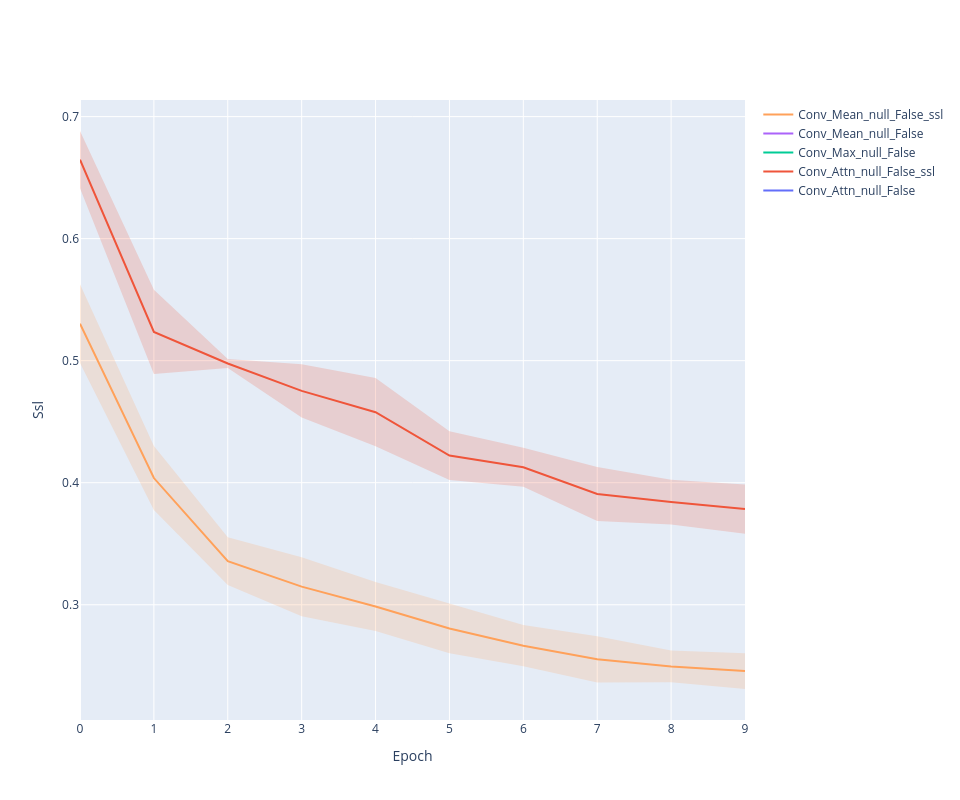

This figure's notebook cell:
### Code cell
line_plot(history, 'ssl')

### Figure 1 — Plotly figure (JSON) as saved in the notebook; plotly's stock layout.template omitted (floating-point values rounded to 4 significant figures)
{"data": [{"line": {"color": "#636EFA"}, "mode": "lines", "name": "Conv_Attn_null_False", "type": "scatter", "x": [0, 1, 2, 3, 4, 5, 6, 7, 8, 9], "y": [NaN, NaN, NaN, NaN, NaN, NaN, NaN, NaN, NaN, NaN]}, {"line": {"width": 0}, "marker": {"color": "#444"}, "mode": "lines", "showlegend": false, "type": "scatter", "x": [0, 1, 2, 3, 4, 5, 6, 7, 8, 9], "y": [NaN, NaN, NaN, NaN, NaN, NaN, NaN, NaN, NaN, NaN]}, {"fill": "tonexty", "fillcolor": "rgba(99, 110, 250,0.2)", "line": {"width": 0}, "marker": {"color": "#444"}, "mode": "lines", "showlegend": false, "type": "scatter", "x": [0, 1, 2, 3, 4, 5, 6, 7, 8, 9], "y": [NaN, NaN, NaN, NaN, NaN, NaN, NaN, NaN, NaN, NaN]}, {"line": {"color": "#EF553B"}, "mode": "lines", "name": "Conv_Attn_null_False_ssl", "type": "scatter", "x": [0, 1, 2, 3, 4, 5, 6, 7, 8, 9], "y": [0.6647, 0.5236, 0.4977, 0.4752, 0.4578, 0.4222, 0.4127, 0.3907, 0.3841, 0.3784]}, {"line": {"width": 0}, "marker": {"color": "#444"}, "mode": "lines", "showlegend": false, "type": "scatter", "x": [0, 1, 2, 3, 4, 5, 6, 7, 8, 9], "y": [0.6882, 0.5582, 0.5014, 0.4971, 0.4857, 0.4422, 0.4287, 0.4129, 0.4024, 0.3985]}, {"fill": "tonexty", "fillcolor": "rgba(239, 85, 59,0.2)", "line": {"width": 0}, "marker": {"color": "#444"}, "mode": "lines", "showlegend": false, "type": "scatter", "x": [0, 1, 2, 3, 4, 5, 6, 7, 8, 9], "y": [0.6412, 0.489, 0.4939, 0.4534, 0.4298, 0.4022, 0.3967, 0.3685, 0.3658, 0.3583]}, {"line": {"color": "#00CC96"}, "mode": "lines", "name": "Conv_Max_null_False", "type": "scatter", "x": [0, 1, 2, 3, 4, 5, 6, 7, 8, 9], "y": [NaN, NaN, NaN, NaN, NaN, NaN, NaN, NaN, NaN, NaN]}, {"line": {"width": 0}, "marker": {"color": "#444"}, "mode": "lines", "showlegend": false, "type": "scatter", "x": [0, 1, 2, 3, 4, 5, 6, 7, 8, 9], "y": [NaN, NaN, NaN, NaN, NaN, NaN, NaN, NaN, NaN, NaN]}, {"fill": "tonexty", "fillcolor": "rgba(0, 204, 150,0.2)", "line": {"width": 0}, "marker": {"color": "#444"}, "mode": "lines", "showlegend": false, "type": "scatter", "x": [0, 1, 2, 3, 4, 5, 6, 7, 8, 9], "y": [NaN, NaN, NaN, NaN, NaN, NaN, NaN, NaN, NaN, NaN]}, {"line": {"color": "#AB63FA"}, "mode": "lines", "name": "Conv_Mean_null_False", "type": "scatter", "x": [0, 1, 2, 3, 4, 5, 6, 7, 8, 9], "y": [NaN, NaN, NaN, NaN, NaN, NaN, NaN, NaN, NaN, NaN]}, {"line": {"width": 0}, "marker": {"color": "#444"}, "mode": "lines", "showlegend": false, "type": "scatter", "x": [0, 1, 2, 3, 4, 5, 6, 7, 8, 9], "y": [NaN, NaN, NaN, NaN, NaN, NaN, NaN, NaN, NaN, NaN]}, {"fill": "tonexty", "fillcolor": "rgba(171, 99, 250,0.2)", "line": {"width": 0}, "marker": {"color": "#444"}, "mode": "lines", "showlegend": false, "type": "scatter", "x": [0, 1, 2, 3, 4, 5, 6, 7, 8, 9], "y": [NaN, NaN, NaN, NaN, NaN, NaN, NaN, NaN, NaN, NaN]}, {"line": {"color": "#FFA15A"}, "mode": "lines", "name": "Conv_Mean_null_False_ssl", "type": "scatter", "x": [0, 1, 2, 3, 4, 5, 6, 7, 8, 9], "y": [0.5303, 0.4038, 0.3358, 0.3148, 0.2985, 0.2805, 0.2664, 0.2553, 0.2495, 0.2456]}, {"line": {"width": 0}, "marker": {"color": "#444"}, "mode": "lines", "showlegend": false, "type": "scatter", "x": [0, 1, 2, 3, 4, 5, 6, 7, 8, 9], "y": [0.5626, 0.4301, 0.3553, 0.339, 0.3186, 0.3007, 0.2833, 0.2742, 0.2625, 0.2603]}, {"fill": "tonexty", "fillcolor": "rgba(255, 161, 90,0.2)", "line": {"width": 0}, "marker": {"color": "#444"}, "mode": "lines", "showlegend": false, "type": "scatter", "x": [0, 1, 2, 3, 4, 5, 6, 7, 8, 9], "y": [0.498, 0.3776, 0.3162, 0.2907, 0.2784, 0.2603, 0.2495, 0.2364, 0.2364, 0.231]}], "layout": {"height": 800, "width": 960, "xaxis": {"title": {"text": "Epoch"}}, "yaxis": {"title": {"text": "Ssl"}}}}
